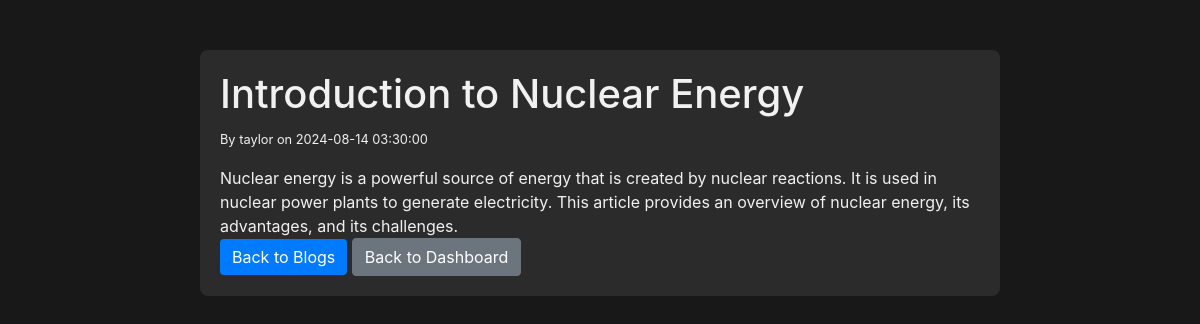
Screenshot of /blog.php?id=11 (signed in) with the database file from the repository.
### tables this page shows
CREATE TABLE `blogs` (
  `id` int NOT NULL,
  `title` varchar(255) NOT NULL,
  `content` text NOT NULL,
  `author_id` int NOT NULL,
  `created_at` timestamp NULL DEFAULT CURRENT_TIMESTAMP
);

CREATE TABLE `users` (
  `id` int NOT NULL,
  `username` varchar(255) NOT NULL,
  `email` varchar(255) NOT NULL,
  `password` varchar(255) NOT NULL,
  `created_at` timestamp NULL DEFAULT CURRENT_TIMESTAMP
);

### blog.php (the view, shortened to what this page needs)
<?php
include 'db_connect.php';
$blog_id = intval($_GET['id']);
$stmt = $conn->prepare("SELECT blogs.title, blogs.content, users.username AS author, blogs.created_at
                         FROM blogs JOIN users ON blogs.author_id = users.id
                         WHERE blogs.id = ?");
$stmt->bind_param("i", $blog_id);
$stmt->execute();
$stmt->store_result();
$stmt->bind_result($title, $content, $author, $created_at);
?>
<!DOCTYPE html>
<html lang="en">
<head>
    <link rel="stylesheet" href="https://stackpath.bootstrapcdn.com/bootstrap/4.5.2/css/bootstrap.min.css">
</head>
<body>
    <div class="container">
        <h1><?php echo htmlspecialchars($title); ?></h1>
        <p><small>By <?php echo htmlspecialchars($author); ?> on <?php echo htmlspecialchars($created_at); ?></small></p>
        <div class="blog-content">
            <?php echo nl2br(htmlspecialchars($content)); ?>
        </div>
        <a href="blogs.php" class="btn btn-primary">Back to Blogs</a>
        <a href="dashboard.php" class="btn btn-secondary">Back to Dashboard</a>
    </div>
</body>
</html>

### blog.php (style rules this page uses)
body { background-color: #181818; color: #f1f1f1; }
.container { max-width: 800px; margin-top: 50px; background-color: #2b2b2b; padding: 20px; border-radius: 8px; }
.btn-primary { background-color: #007bff; border: none; }

### rows the page displays
blogs: title "Introduction to Nuclear Energy", users.username "taylor", created_at "2024-08-14 03:30:00", content "Nuclear energy is a powerful source of energy that is created by nuclear reactions. It is used in nuclear power plants to generate electricity. This article provides an overview of nuclear energy, its advantages, and its challenges."
